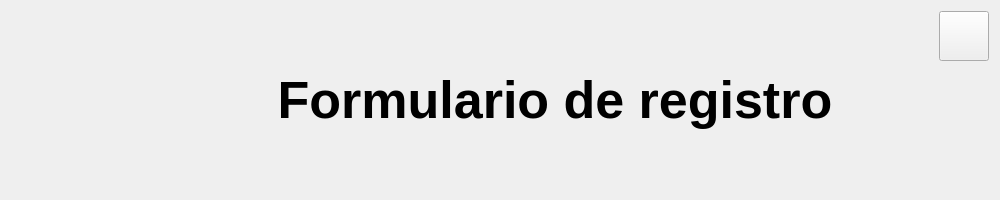
              <widget class="QFrame" name="mensaje_bienvenida">
               <property name="minimumSize">
                <size>
                 <width>1000</width>
                 <height>200</height>
                </size>
               </property>
               <property name="maximumSize">
                <size>
                 <width>16777215</width>
                 <height>100</height>
                </size>
               </property>
               <property name="font">
                <font>
                 <pointsize>1</pointsize>
                </font>
               </property>
               <property name="styleSheet">
                <string notr="true"/>
               </property>
               <property name="frameShape">
                <enum>QFrame::NoFrame</enum>
               </property>
               <property name="frameShadow">
                <enum>QFrame::Raised</enum>
               </property>
               <property name="tipo" stdset="0">
                <string>espacio_titulo_form</string>
               </property>
               <layout class="QHBoxLayout" name="horizontalLayout_2">
                <item>
                 <widget class="QLabel" name="foto_anadir_alumno">
                  <property name="sizePolicy">
                   <sizepolicy hsizetype="Preferred" vsizetype="Preferred">
                    <horstretch>0</horstretch>
                    <verstretch>0</verstretch>
                   </sizepolicy>
                  </property>
                  <property name="minimumSize">
                   <size>
                    <width>0</width>
                    <height>0</height>
                   </size>
                  </property>
                  <property name="maximumSize">
                   <size>
                    <width>160</width>
                    <height>140</height>
                   </size>
                  </property>
                  <property name="styleSheet">
                   <string notr="true">border:none;</string>
                  </property>
                  <property name="text">
                   <string/>
                  </property>
                  <property name="pixmap">
                   <pixmap>../recursos_de_imagenes/registro_alumnos.png</pixmap>
                  </property>
                  <property name="scaledContents">
                   <bool>true</bool>
                  </property>
                 </widget>
                </item>
                <item alignment="Qt::AlignHCenter">
                 <widget class="QLabel" name="label_titulo_formulario">
                  <property name="sizePolicy">
                   <sizepolicy hsizetype="Preferred" vsizetype="Preferred">
                    <horstretch>0</horstretch>
                    <verstretch>0</verstretch>
                   </sizepolicy>
                  </property>
                  <property name="minimumSize">
                   <size>
                    <width>600</width>
                    <height>0</height>
                   </size>
                  </property>
                  <property name="font">
                   <font>
                    <family>Arial</family>
                    <pointsize>39</pointsize>
                    <weight>75</weight>
                    <bold>true</bold>
                   </font>
                  </property>
                  <property name="styleSheet">
                   <string notr="true"/>
                  </property>
                  <property name="text">
                   <string>Formulario de registro</string>
                  </property>
                  <property name="alignment">
                   <set>Qt::AlignCenter</set>
                  </property>
                  <property name="wordWrap">
                   <bool>true</bool>
                  </property>
                 </widget>
                </item>
                <item alignment="Qt::AlignTop">
                 <widget class="QPushButton" name="boton_ayuda">
                  <property name="minimumSize">
                   <size>
                    <width>50</width>
                    <height>50</height>
                   </size>
                  </property>
                  <property name="maximumSize">
                   <size>
                    <width>50</width>
                    <height>50</height>
                   </size>
                  </property>
                  <property name="cursor">
                   <cursorShape>PointingHandCursor</cursorShape>
                  </property>
                  <property name="styleSheet">
                   <string notr="true"/>
                  </property>
                  <property name="text">
                   <string/>
                  </property>
                  <property name="icon">
                   <iconset>
                    <normaloff>../recursos_de_imagenes/iconos_de_interfaz/signo_de_interrogacion.png</normaloff>../recursos_de_imagenes/iconos_de_interfaz/signo_de_interrogacion.png</iconset>
                  </property>
                  <property name="iconSize">
                   <size>
                    <width>45</width>
                    <height>45</height>
                   </size>
                  </property>
                 </widget>
                </item>
               </layout>
              </widget>
